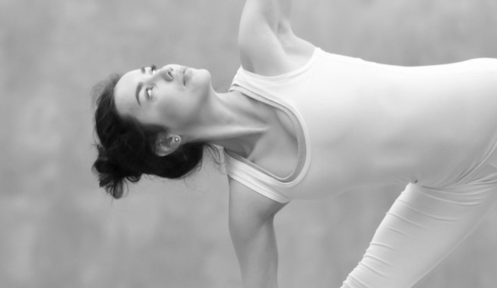
#> input picture Images/img5_1.png, 497 x 288 px, shrunk from 716 x 415 before the run
$ jupyter execute 'cv_5_10_特征匹配+单应性查找对象.ipynb'
#> lines starting #> are read from the running program, lines starting #| are printed output that depends on the picture; after the words box and inside, x2 and y2 are one past the last pixel; in counts of white or black regions, pixels touching at a corner belong together
[cell 1]
import numpy as np
import cv2 as cv
from matplotlib import pyplot as plt
MIN_MATCH_COUNT = 10
img1 = cv.imread('../Images/img5_1.png',cv.IMREAD_GRAYSCALE)          # 索引图像
#> img1 is the input picture: shape (288, 497); min 4, max 255, mean 171.8
img2 = cv.imread('../Images/img5.png',cv.IMREAD_GRAYSCALE) # 训练图像
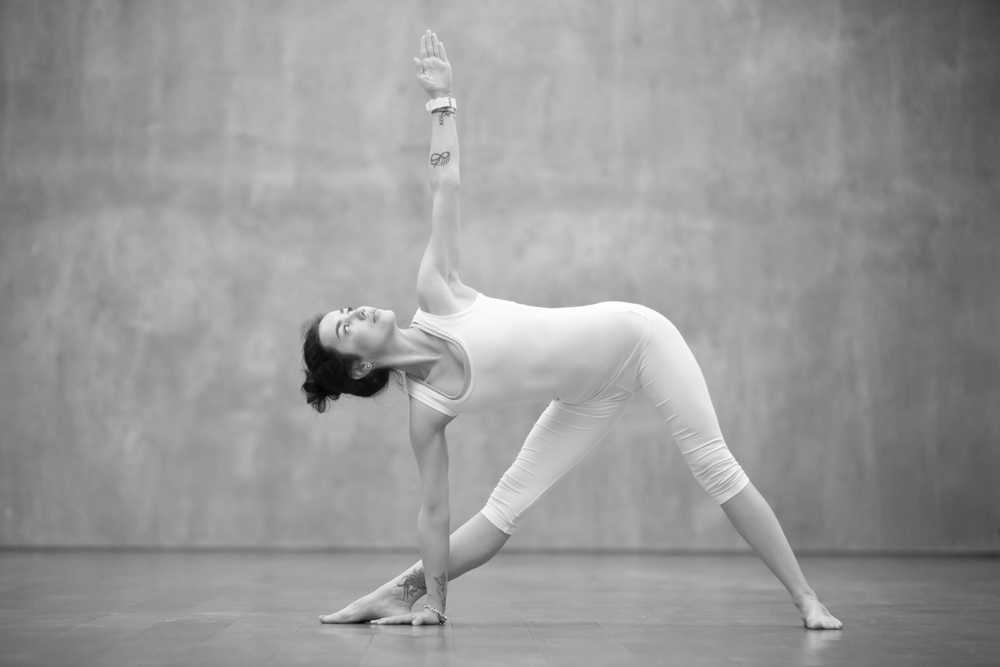
#> input picture Images/img5.png, 1000 x 667 px, shrunk from 1440 x 960 before the run
#> img2 is the input picture: shape (667, 1000); min 4, max 255, mean 153.2
# 初始化SIFT检测器
sift = cv.xfeatures2d.SIFT_create()
# 用SIFT找到关键点和描述符
kp1, des1 = sift.detectAndCompute(img1,None)
#> kp1 = 159 keypoints; strongest (x, y, size): (129, 149, 51.9), (183, 161, 24.3), (153, 68, 3.2), (149, 92, 2.2)
kp2, des2 = sift.detectAndCompute(img2,None)
#> kp2 = 305 keypoints; strongest (x, y, size): (330, 373, 40.9), (372, 621, 2), (373, 383, 19.3), (409, 623, 4.3)
FLANN_INDEX_KDTREE = 1
index_params = dict(algorithm = FLANN_INDEX_KDTREE, trees = 5)
search_params = dict(checks = 50)
flann = cv.FlannBasedMatcher(index_params, search_params)
matches = flann.knnMatch(des1,des2,k=2)
#> matches = 159 matches
# ＃根据Lowe的比率测试存储所有符合条件的匹配项。
good = []
for m,n in matches:
    if m.distance < 0.7*n.distance:
        good.append(m)
#> after the loop, good = 91 matches
if len(good)>MIN_MATCH_COUNT:
    src_pts = np.float32([ kp1[m.queryIdx].pt for m in good ]).reshape(-1,1,2)
#> src_pts = 91 rows, first 8: [87.41, 145.7], [93.71, 177.7], [95.62, 107.4], [97.66, 140.8], [98.31, 165.3], [98.53, 94.7], [99.12, 196], [99.59, 149.2]
    dst_pts = np.float32([ kp2[m.trainIdx].pt for m in good ]).reshape(-1,1,2)
#> dst_pts = 91 rows, first 8: [297.3, 370.9], [302.7, 396.1], [304, 340.5], [305.6, 367], [306.1, 386.4], [306.3, 330.4], [304.4, 411], [307.1, 373.6]
    M, mask = cv.findHomography(src_pts, dst_pts, cv.RANSAC,5.0)
#> M = [[0.793, -0.00572, 228.5], [0.00149, 0.788, 255.4], [4.48e-06, -1.17e-05, 1]]; mask = 91 values from 1 to 1
    matchesMask = mask.ravel().tolist()
#> matchesMask = 91 values from 1 to 1
    h,w = img1.shape
#> h = 288; w = 497
    pts = np.float32([ [0,0],[0,h-1],[w-1,h-1],[w-1,0] ]).reshape(-1,1,2)
#> pts = [[0, 0], [0, 287], [496, 287], [496, 0]]
    dst = cv.perspectiveTransform(pts,M)
#> dst = [[228.5, 255.4], [227.6, 483.1], [621, 482.8], [620.6, 255.6]]
    img2 = cv.polylines(img2,[np.int32(dst)],True,255,3, cv.LINE_AA)
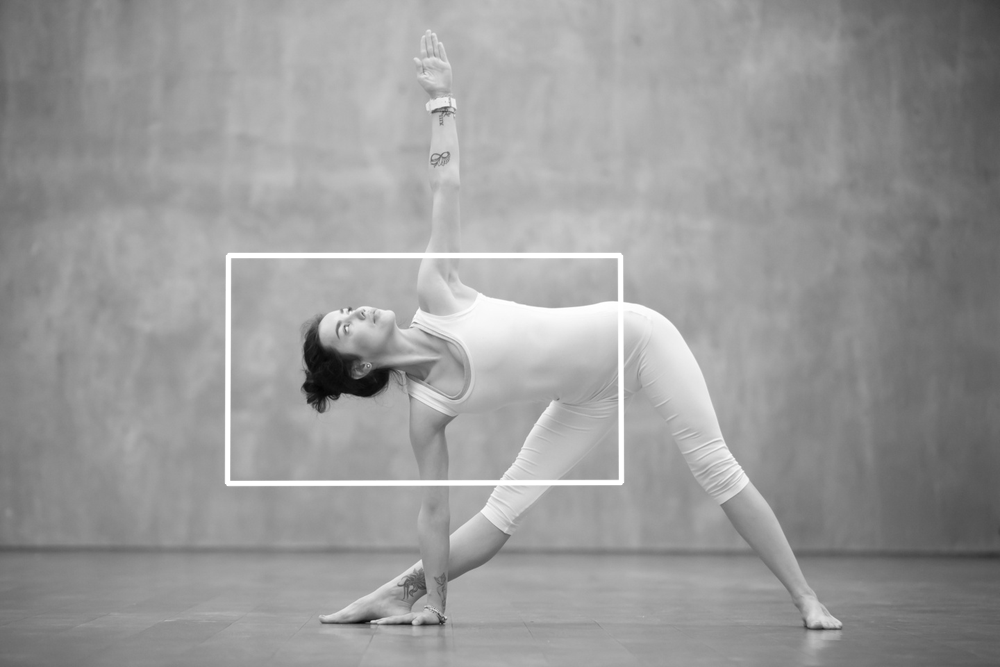
#> img2: shape (667, 1000); 1.3% of pixels changed, all inside (x1, y1, x2, y2) = (224, 252, 625, 487)
else:
    print( "Not enough matches are found - {}/{}".format(len(good), MIN_MATCH_COUNT) )
    matchesMask = None
draw_params = dict(matchColor = (0,255,0), # 用绿色绘制匹配
                   singlePointColor = None,
                   matchesMask = matchesMask, # 只绘制内部点
                   flags = 2)
#> draw_params = 4 items
img3 = cv.drawMatches(img1,kp1,img2,kp2,good,None,**draw_params)
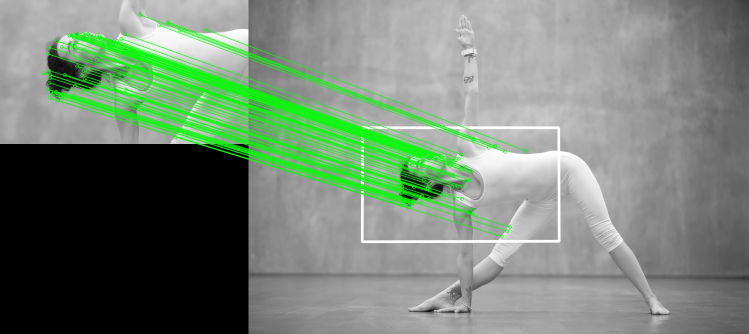
#> img3: shape (667, 1497, 3) (shown at 1/2 size); mean of channels 0, 1, 2 117.3, 133.5, 117.3; drawn as B, G, R
plt.imshow(img3, 'gray'),plt.show()
